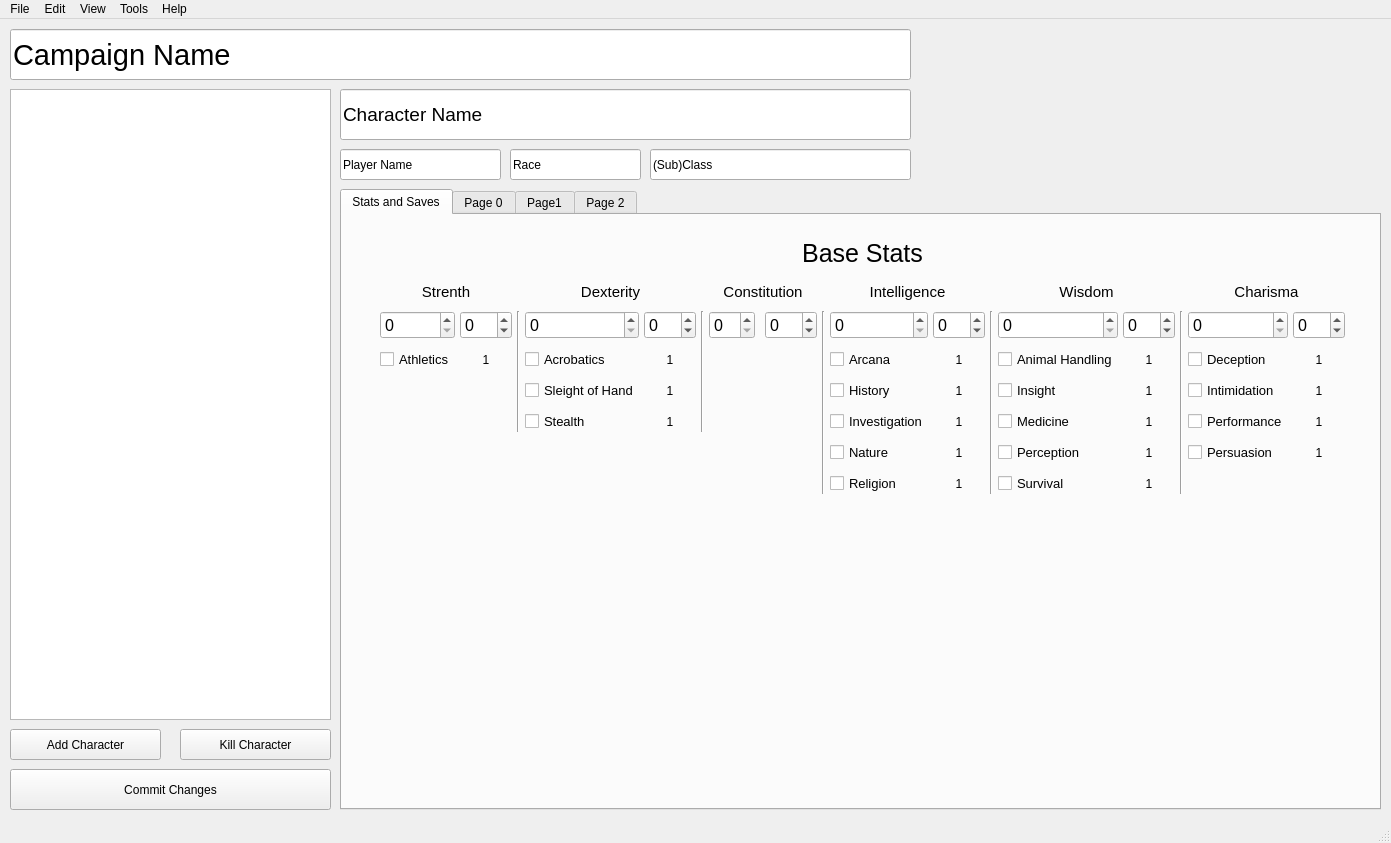
<?xml version="1.0" encoding="UTF-8"?>
<ui version="4.0">
 <class>dmanager</class>
 <widget class="QMainWindow" name="dmanager">
  <property name="geometry">
   <rect>
    <x>0</x>
    <y>0</y>
    <width>1391</width>
    <height>843</height>
   </rect>
  </property>
  <property name="windowTitle">
   <string>Dungeon Manager</string>
  </property>
  <widget class="QWidget" name="centralwidget">
   <widget class="QTabWidget" name="tabWidget">
    <property name="geometry">
     <rect>
      <x>340</x>
      <y>170</y>
      <width>1041</width>
      <height>621</height>
     </rect>
    </property>
    <property name="sizePolicy">
     <sizepolicy hsizetype="MinimumExpanding" vsizetype="MinimumExpanding">
      <horstretch>0</horstretch>
      <verstretch>0</verstretch>
     </sizepolicy>
    </property>
    <property name="currentIndex">
     <number>0</number>
    </property>
    <widget class="QWidget" name="stats_and_saves">
     <attribute name="title">
      <string>Stats and Saves</string>
     </attribute>
     <widget class="QWidget" name="gridLayoutWidget">
      <property name="geometry">
       <rect>
        <x>10</x>
        <y>10</y>
        <width>1021</width>
        <height>281</height>
       </rect>
      </property>
      <layout class="QGridLayout" name="gridLayout">
       <property name="sizeConstraint">
        <enum>QLayout::SetDefaultConstraint</enum>
       </property>
       <property name="horizontalSpacing">
        <number>5</number>
       </property>
       <property name="verticalSpacing">
        <number>2</number>
       </property>
       <item row="6" column="23">
        <widget class="QLabel" name="pers_val">
         <property name="text">
          <string>1</string>
         </property>
         <property name="alignment">
          <set>Qt::AlignCenter</set>
         </property>
        </widget>
       </item>
       <item row="3" column="5" colspan="2">
        <widget class="QCheckBox" name="acro_chk">
         <property name="font">
          <font>
           <pointsize>10</pointsize>
          </font>
         </property>
         <property name="text">
          <string>Acrobatics</string>
         </property>
         <property name="checked">
          <bool>false</bool>
         </property>
        </widget>
       </item>
       <item row="4" column="7">
        <widget class="QLabel" name="slha_val">
         <property name="text">
          <string>1</string>
         </property>
         <property name="alignment">
          <set>Qt::AlignCenter</set>
         </property>
        </widget>
       </item>
       <item row="7" column="17" colspan="2">
        <widget class="QCheckBox" name="srvl_chk">
         <property name="font">
          <font>
           <pointsize>10</pointsize>
          </font>
         </property>
         <property name="text">
          <string>Survival</string>
         </property>
        </widget>
       </item>
       <item row="1" column="21" colspan="3">
        <widget class="QLabel" name="charismaLabel">
         <property name="sizePolicy">
          <sizepolicy hsizetype="Preferred" vsizetype="Maximum">
           <horstretch>0</horstretch>
           <verstretch>0</verstretch>
          </sizepolicy>
         </property>
         <property name="font">
          <font>
           <pointsize>11</pointsize>
          </font>
         </property>
         <property name="text">
          <string>Charisma</string>
         </property>
         <property name="alignment">
          <set>Qt::AlignCenter</set>
         </property>
        </widget>
       </item>
       <item row="1" column="5" colspan="3">
        <widget class="QLabel" name="dexterityLabel">
         <property name="sizePolicy">
          <sizepolicy hsizetype="Preferred" vsizetype="Maximum">
           <horstretch>0</horstretch>
           <verstretch>0</verstretch>
          </sizepolicy>
         </property>
         <property name="font">
          <font>
           <pointsize>11</pointsize>
          </font>
         </property>
         <property name="text">
          <string>Dexterity</string>
         </property>
         <property name="alignment">
          <set>Qt::AlignCenter</set>
         </property>
        </widget>
       </item>
       <item row="7" column="13" colspan="2">
        <widget class="QCheckBox" name="rlgn_chk">
         <property name="font">
          <font>
           <pointsize>10</pointsize>
          </font>
         </property>
         <property name="text">
          <string>Religion</string>
         </property>
        </widget>
       </item>
       <item row="2" column="7">
        <widget class="QSpinBox" name="dexMod">
         <property name="font">
          <font>
           <pointsize>12</pointsize>
          </font>
         </property>
         <property name="minimum">
          <number>-99</number>
         </property>
        </widget>
       </item>
       <item row="5" column="15">
        <widget class="QLabel" name="inve_val">
         <property name="text">
          <string>1</string>
         </property>
         <property name="alignment">
          <set>Qt::AlignCenter</set>
         </property>
        </widget>
       </item>
       <item row="5" column="19">
        <widget class="QLabel" name="medi_val">
         <property name="text">
          <string>1</string>
         </property>
         <property name="alignment">
          <set>Qt::AlignCenter</set>
         </property>
        </widget>
       </item>
       <item row="2" column="15">
        <widget class="QSpinBox" name="intMod">
         <property name="font">
          <font>
           <pointsize>12</pointsize>
          </font>
         </property>
         <property name="minimum">
          <number>-99</number>
         </property>
        </widget>
       </item>
       <item row="5" column="21" colspan="2">
        <widget class="QCheckBox" name="perf_chk">
         <property name="font">
          <font>
           <pointsize>10</pointsize>
          </font>
         </property>
         <property name="text">
          <string>Performance</string>
         </property>
        </widget>
       </item>
       <item row="2" column="4" rowspan="4">
        <widget class="Line" name="line_11">
         <property name="orientation">
          <enum>Qt::Vertical</enum>
         </property>
        </widget>
       </item>
       <item row="5" column="5" colspan="2">
        <widget class="QCheckBox" name="stlh_chk">
         <property name="font">
          <font>
           <pointsize>10</pointsize>
          </font>
         </property>
         <property name="text">
          <string>Stealth</string>
         </property>
        </widget>
       </item>
       <item row="4" column="19">
        <widget class="QLabel" name="insi_val">
         <property name="text">
          <string>1</string>
         </property>
         <property name="alignment">
          <set>Qt::AlignCenter</set>
         </property>
        </widget>
       </item>
       <item row="1" column="13" colspan="3">
        <widget class="QLabel" name="intelligenceLabel">
         <property name="sizePolicy">
          <sizepolicy hsizetype="Preferred" vsizetype="Maximum">
           <horstretch>0</horstretch>
           <verstretch>0</verstretch>
          </sizepolicy>
         </property>
         <property name="font">
          <font>
           <pointsize>11</pointsize>
          </font>
         </property>
         <property name="text">
          <string>Intelligence</string>
         </property>
         <property name="alignment">
          <set>Qt::AlignCenter</set>
         </property>
        </widget>
       </item>
       <item row="2" column="12" rowspan="6">
        <widget class="Line" name="line_13">
         <property name="orientation">
          <enum>Qt::Vertical</enum>
         </property>
        </widget>
       </item>
       <item row="6" column="21" colspan="2">
        <widget class="QCheckBox" name="pers_chk">
         <property name="font">
          <font>
           <pointsize>10</pointsize>
          </font>
         </property>
         <property name="text">
          <string>Persuasion</string>
         </property>
        </widget>
       </item>
       <item row="1" column="1" colspan="3">
        <widget class="QLabel" name="strengthLabel">
         <property name="sizePolicy">
          <sizepolicy hsizetype="Preferred" vsizetype="Maximum">
           <horstretch>0</horstretch>
           <verstretch>0</verstretch>
          </sizepolicy>
         </property>
         <property name="font">
          <font>
           <pointsize>11</pointsize>
          </font>
         </property>
         <property name="text">
          <string>Strenth</string>
         </property>
         <property name="alignment">
          <set>Qt::AlignCenter</set>
         </property>
        </widget>
       </item>
       <item row="2" column="20" rowspan="6">
        <widget class="Line" name="line_15">
         <property name="orientation">
          <enum>Qt::Vertical</enum>
         </property>
        </widget>
       </item>
       <item row="5" column="7">
        <widget class="QLabel" name="stlh_val">
         <property name="text">
          <string>1</string>
         </property>
         <property name="alignment">
          <set>Qt::AlignCenter</set>
         </property>
        </widget>
       </item>
       <item row="3" column="3">
        <widget class="QLabel" name="athl_val">
         <property name="text">
          <string>1</string>
         </property>
         <property name="alignment">
          <set>Qt::AlignCenter</set>
         </property>
        </widget>
       </item>
       <item row="6" column="17" colspan="2">
        <widget class="QCheckBox" name="prcp_chk">
         <property name="font">
          <font>
           <pointsize>10</pointsize>
          </font>
         </property>
         <property name="text">
          <string>Perception</string>
         </property>
        </widget>
       </item>
       <item row="5" column="17" colspan="2">
        <widget class="QCheckBox" name="medi_chk">
         <property name="font">
          <font>
           <pointsize>10</pointsize>
          </font>
         </property>
         <property name="text">
          <string>Medicine</string>
         </property>
        </widget>
       </item>
       <item row="4" column="23">
        <widget class="QLabel" name="intm_val">
         <property name="text">
          <string>1</string>
         </property>
         <property name="alignment">
          <set>Qt::AlignCenter</set>
         </property>
        </widget>
       </item>
       <item row="2" column="1" colspan="2">
        <widget class="QSpinBox" name="strBaseSpin">
         <property name="font">
          <font>
           <pointsize>12</pointsize>
          </font>
         </property>
        </widget>
       </item>
       <item row="6" column="13" colspan="2">
        <widget class="QCheckBox" name="natr_chk">
         <property name="font">
          <font>
           <pointsize>10</pointsize>
          </font>
         </property>
         <property name="text">
          <string>Nature</string>
         </property>
        </widget>
       </item>
       <item row="2" column="19">
        <widget class="QSpinBox" name="wisMod">
         <property name="font">
          <font>
           <pointsize>12</pointsize>
          </font>
         </property>
         <property name="minimum">
          <number>-99</number>
         </property>
        </widget>
       </item>
       <item row="4" column="17" colspan="2">
        <widget class="QCheckBox" name="insi_chk">
         <property name="font">
          <font>
           <pointsize>10</pointsize>
          </font>
         </property>
         <property name="text">
          <string>Insight</string>
         </property>
        </widget>
       </item>
       <item row="3" column="13" colspan="2">
        <widget class="QCheckBox" name="arca_chk">
         <property name="font">
          <font>
           <pointsize>10</pointsize>
          </font>
         </property>
         <property name="text">
          <string>Arcana</string>
         </property>
        </widget>
       </item>
       <item row="3" column="7">
        <widget class="QLabel" name="acro_val">
         <property name="text">
          <string>1</string>
         </property>
         <property name="alignment">
          <set>Qt::AlignCenter</set>
         </property>
        </widget>
       </item>
       <item row="3" column="19">
        <widget class="QLabel" name="anha_val">
         <property name="text">
          <string>1</string>
         </property>
         <property name="alignment">
          <set>Qt::AlignCenter</set>
         </property>
        </widget>
       </item>
       <item row="3" column="21" colspan="2">
        <widget class="QCheckBox" name="dcep_chk">
         <property name="font">
          <font>
           <pointsize>10</pointsize>
          </font>
         </property>
         <property name="text">
          <string>Deception</string>
         </property>
        </widget>
       </item>
       <item row="5" column="13" colspan="2">
        <widget class="QCheckBox" name="inve_chk">
         <property name="font">
          <font>
           <pointsize>10</pointsize>
          </font>
         </property>
         <property name="text">
          <string>Investigation</string>
         </property>
        </widget>
       </item>
       <item row="5" column="23">
        <widget class="QLabel" name="perf_val">
         <property name="text">
          <string>1</string>
         </property>
         <property name="alignment">
          <set>Qt::AlignCenter</set>
         </property>
        </widget>
       </item>
       <item row="2" column="5" colspan="2">
        <widget class="QSpinBox" name="dexBaseSpin">
         <property name="font">
          <font>
           <pointsize>12</pointsize>
          </font>
         </property>
        </widget>
       </item>
       <item row="3" column="17" colspan="2">
        <widget class="QCheckBox" name="anha_chk">
         <property name="font">
          <font>
           <pointsize>10</pointsize>
          </font>
         </property>
         <property name="text">
          <string>Animal Handling</string>
         </property>
        </widget>
       </item>
       <item row="6" column="19">
        <widget class="QLabel" name="prcp_val">
         <property name="text">
          <string>1</string>
         </property>
         <property name="alignment">
          <set>Qt::AlignCenter</set>
         </property>
        </widget>
       </item>
       <item row="1" column="9" colspan="3">
        <widget class="QLabel" name="constitustionLabel">
         <property name="sizePolicy">
          <sizepolicy hsizetype="Preferred" vsizetype="Maximum">
           <horstretch>0</horstretch>
           <verstretch>0</verstretch>
          </sizepolicy>
         </property>
         <property name="font">
          <font>
           <pointsize>11</pointsize>
          </font>
         </property>
         <property name="text">
          <string>Constitution</string>
         </property>
         <property name="alignment">
          <set>Qt::AlignCenter</set>
         </property>
        </widget>
       </item>
       <item row="4" column="5" colspan="2">
        <widget class="QCheckBox" name="slha_chk">
         <property name="font">
          <font>
           <pointsize>10</pointsize>
          </font>
         </property>
         <property name="text">
          <string>Sleight of Hand</string>
         </property>
        </widget>
       </item>
       <item row="1" column="17" colspan="3">
        <widget class="QLabel" name="wisdomLabel">
         <property name="sizePolicy">
          <sizepolicy hsizetype="Preferred" vsizetype="Maximum">
           <horstretch>0</horstretch>
           <verstretch>0</verstretch>
          </sizepolicy>
         </property>
         <property name="font">
          <font>
           <pointsize>11</pointsize>
          </font>
         </property>
         <property name="text">
          <string>Wisdom</string>
         </property>
         <property name="alignment">
          <set>Qt::AlignCenter</set>
         </property>
        </widget>
       </item>
       <item row="2" column="3">
        <widget class="QSpinBox" name="strMod">
         <property name="font">
          <font>
           <pointsize>12</pointsize>
          </font>
         </property>
         <property name="minimum">
          <number>-99</number>
         </property>
        </widget>
       </item>
       <item row="3" column="23">
        <widget class="QLabel" name="dcep_val">
         <property name="text">
          <string>1</string>
         </property>
         <property name="alignment">
          <set>Qt::AlignCenter</set>
         </property>
        </widget>
       </item>
       <item row="2" column="11">
        <widget class="QSpinBox" name="conMod">
         <property name="font">
          <font>
           <pointsize>12</pointsize>
          </font>
         </property>
         <property name="minimum">
          <number>-99</number>
         </property>
        </widget>
       </item>
       <item row="0" column="1" colspan="23">
        <widget class="QLabel" name="label">
         <property name="sizePolicy">
          <sizepolicy hsizetype="Preferred" vsizetype="Minimum">
           <horstretch>0</horstretch>
           <verstretch>0</verstretch>
          </sizepolicy>
         </property>
         <property name="minimumSize">
          <size>
           <width>0</width>
           <height>30</height>
          </size>
         </property>
         <property name="maximumSize">
          <size>
           <width>16777215</width>
           <height>40</height>
          </size>
         </property>
         <property name="font">
          <font>
           <pointsize>19</pointsize>
          </font>
         </property>
         <property name="text">
          <string>Base Stats</string>
         </property>
         <property name="alignment">
          <set>Qt::AlignCenter</set>
         </property>
        </widget>
       </item>
       <item row="3" column="1" colspan="2">
        <widget class="QCheckBox" name="athl_chk">
         <property name="font">
          <font>
           <pointsize>10</pointsize>
          </font>
         </property>
         <property name="text">
          <string>Athletics</string>
         </property>
        </widget>
       </item>
       <item row="2" column="0">
        <spacer name="horizontalSpacer_11">
         <property name="orientation">
          <enum>Qt::Horizontal</enum>
         </property>
         <property name="sizeType">
          <enum>QSizePolicy::MinimumExpanding</enum>
         </property>
         <property name="sizeHint" stdset="0">
          <size>
           <width>15</width>
           <height>20</height>
          </size>
         </property>
        </spacer>
       </item>
       <item row="3" column="15">
        <widget class="QLabel" name="arca_val">
         <property name="text">
          <string>1</string>
         </property>
         <property name="alignment">
          <set>Qt::AlignCenter</set>
         </property>
        </widget>
       </item>
       <item row="4" column="13" colspan="2">
        <widget class="QCheckBox" name="hist_chk">
         <property name="font">
          <font>
           <pointsize>10</pointsize>
          </font>
         </property>
         <property name="text">
          <string>History</string>
         </property>
        </widget>
       </item>
       <item row="2" column="9">
        <widget class="QSpinBox" name="conBaseSpin">
         <property name="font">
          <font>
           <pointsize>12</pointsize>
          </font>
         </property>
        </widget>
       </item>
       <item row="7" column="19">
        <widget class="QLabel" name="srvl_val">
         <property name="text">
          <string>1</string>
         </property>
         <property name="alignment">
          <set>Qt::AlignCenter</set>
         </property>
        </widget>
       </item>
       <item row="6" column="15">
        <widget class="QLabel" name="natr_val">
         <property name="text">
          <string>1</string>
         </property>
         <property name="alignment">
          <set>Qt::AlignCenter</set>
         </property>
        </widget>
       </item>
       <item row="7" column="15">
        <widget class="QLabel" name="rlgn_val">
         <property name="text">
          <string>1</string>
         </property>
         <property name="alignment">
          <set>Qt::AlignCenter</set>
         </property>
        </widget>
       </item>
       <item row="2" column="23">
        <widget class="QSpinBox" name="charMod">
         <property name="font">
          <font>
           <pointsize>12</pointsize>
          </font>
         </property>
         <property name="minimum">
          <number>-99</number>
         </property>
        </widget>
       </item>
       <item row="4" column="21" colspan="2">
        <widget class="QCheckBox" name="intm_chk">
         <property name="font">
          <font>
           <pointsize>10</pointsize>
          </font>
         </property>
         <property name="text">
          <string>Intimidation</string>
         </property>
        </widget>
       </item>
       <item row="2" column="16" rowspan="6">
        <widget class="Line" name="line_14">
         <property name="orientation">
          <enum>Qt::Vertical</enum>
         </property>
        </widget>
       </item>
       <item row="4" column="15">
        <widget class="QLabel" name="hist_val">
         <property name="text">
          <string>1</string>
         </property>
         <property name="alignment">
          <set>Qt::AlignCenter</set>
         </property>
        </widget>
       </item>
       <item row="2" column="8" rowspan="4">
        <widget class="Line" name="line_12">
         <property name="orientation">
          <enum>Qt::Vertical</enum>
         </property>
        </widget>
       </item>
       <item row="2" column="24">
        <spacer name="horizontalSpacer_10">
         <property name="orientation">
          <enum>Qt::Horizontal</enum>
         </property>
         <property name="sizeType">
          <enum>QSizePolicy::MinimumExpanding</enum>
         </property>
         <property name="sizeHint" stdset="0">
          <size>
           <width>15</width>
           <height>20</height>
          </size>
         </property>
        </spacer>
       </item>
       <item row="3" column="9" colspan="2">
        <spacer name="horizontalSpacer_12">
         <property name="orientation">
          <enum>Qt::Horizontal</enum>
         </property>
         <property name="sizeType">
          <enum>QSizePolicy::MinimumExpanding</enum>
         </property>
         <property name="sizeHint" stdset="0">
          <size>
           <width>15</width>
           <height>20</height>
          </size>
         </property>
        </spacer>
       </item>
       <item row="2" column="13" colspan="2">
        <widget class="QSpinBox" name="intBaseSpin">
         <property name="font">
          <font>
           <pointsize>12</pointsize>
          </font>
         </property>
        </widget>
       </item>
       <item row="2" column="21" colspan="2">
        <widget class="QSpinBox" name="charBaseSpin">
         <property name="font">
          <font>
           <pointsize>12</pointsize>
          </font>
         </property>
        </widget>
       </item>
       <item row="2" column="17" colspan="2">
        <widget class="QSpinBox" name="wisBaseSpin">
         <property name="font">
          <font>
           <pointsize>12</pointsize>
          </font>
         </property>
        </widget>
       </item>
      </layout>
     </widget>
    </widget>
    <widget class="QWidget" name="tab0">
     <attribute name="title">
      <string>Page 0</string>
     </attribute>
    </widget>
    <widget class="QWidget" name="tab1">
     <attribute name="title">
      <string>Page1</string>
     </attribute>
    </widget>
    <widget class="QWidget" name="tab2">
     <attribute name="title">
      <string>Page 2</string>
     </attribute>
    </widget>
   </widget>
   <widget class="QPushButton" name="addCharButton">
    <property name="geometry">
     <rect>
      <x>10</x>
      <y>710</y>
      <width>151</width>
      <height>31</height>
     </rect>
    </property>
    <property name="text">
     <string>Add Character</string>
    </property>
   </widget>
   <widget class="QPushButton" name="killCharButton">
    <property name="geometry">
     <rect>
      <x>180</x>
      <y>710</y>
      <width>151</width>
      <height>31</height>
     </rect>
    </property>
    <property name="text">
     <string>Kill Character</string>
    </property>
   </widget>
   <widget class="QLineEdit" name="charName">
    <property name="geometry">
     <rect>
      <x>340</x>
      <y>70</y>
      <width>571</width>
      <height>51</height>
     </rect>
    </property>
    <property name="font">
     <font>
      <pointsize>14</pointsize>
     </font>
    </property>
    <property name="text">
     <string>Character Name</string>
    </property>
   </widget>
   <widget class="QLineEdit" name="playerName">
    <property name="geometry">
     <rect>
      <x>340</x>
      <y>130</y>
      <width>161</width>
      <height>31</height>
     </rect>
    </property>
    <property name="text">
     <string>Player Name</string>
    </property>
   </widget>
   <widget class="QPushButton" name="commitButton">
    <property name="geometry">
     <rect>
      <x>10</x>
      <y>750</y>
      <width>321</width>
      <height>41</height>
     </rect>
    </property>
    <property name="text">
     <string>Commit Changes</string>
    </property>
   </widget>
   <widget class="QLineEdit" name="campaignName">
    <property name="geometry">
     <rect>
      <x>10</x>
      <y>10</y>
      <width>901</width>
      <height>51</height>
     </rect>
    </property>
    <property name="font">
     <font>
      <pointsize>22</pointsize>
     </font>
    </property>
    <property name="text">
     <string>Campaign Name</string>
    </property>
   </widget>
   <widget class="QLineEdit" name="class_subclass">
    <property name="geometry">
     <rect>
      <x>650</x>
      <y>130</y>
      <width>261</width>
      <height>31</height>
     </rect>
    </property>
    <property name="text">
     <string>(Sub)Class</string>
    </property>
   </widget>
   <widget class="QLineEdit" name="race">
    <property name="geometry">
     <rect>
      <x>510</x>
      <y>130</y>
      <width>131</width>
      <height>31</height>
     </rect>
    </property>
    <property name="text">
     <string>Race</string>
    </property>
   </widget>
   <widget class="QListWidget" name="charList">
    <property name="geometry">
     <rect>
      <x>10</x>
      <y>70</y>
      <width>321</width>
      <height>631</height>
     </rect>
    </property>
    <property name="font">
     <font>
      <pointsize>20</pointsize>
     </font>
    </property>
   </widget>
  </widget>
  <widget class="QMenuBar" name="menubar">
   <property name="geometry">
    <rect>
     <x>0</x>
     <y>0</y>
     <width>1391</width>
     <height>21</height>
    </rect>
   </property>
   <widget class="QMenu" name="menuFile">
    <property name="title">
     <string>File</string>
    </property>
    <addaction name="n_campaign"/>
    <addaction name="o_campaign"/>
    <addaction name="separator"/>
    <addaction name="sa_campaign"/>
    <addaction name="quit"/>
   </widget>
   <widget class="QMenu" name="menuEdit">
    <property name="title">
     <string>Edit</string>
    </property>
   </widget>
   <widget class="QMenu" name="menuView">
    <property name="title">
     <string>View</string>
    </property>
   </widget>
   <widget class="QMenu" name="menuTools">
    <property name="title">
     <string>Tools</string>
    </property>
    <addaction name="exportJSON"/>
   </widget>
   <widget class="QMenu" name="menuHelp">
    <property name="title">
     <string>Help</string>
    </property>
   </widget>
   <addaction name="menuFile"/>
   <addaction name="menuEdit"/>
   <addaction name="menuView"/>
   <addaction name="menuTools"/>
   <addaction name="menuHelp"/>
  </widget>
  <widget class="QStatusBar" name="statusbar"/>
  <action name="n_campaign">
   <property name="text">
    <string>New Campaign</string>
   </property>
  </action>
  <action name="o_campaign">
   <property name="text">
    <string>Open Campaign Database</string>
   </property>
  </action>
  <action name="quit">
   <property name="text">
    <string>Quit</string>
   </property>
  </action>
  <action name="sa_campaign">
   <property name="text">
    <string>Save Campaign As...</string>
   </property>
  </action>
  <action name="exportJSON">
   <property name="text">
    <string>Export to JSON</string>
   </property>
  </action>
 </widget>
 <tabstops>
  <tabstop>campaignName</tabstop>
  <tabstop>addCharButton</tabstop>
  <tabstop>charName</tabstop>
  <tabstop>playerName</tabstop>
  <tabstop>race</tabstop>
  <tabstop>class_subclass</tabstop>
  <tabstop>strBaseSpin</tabstop>
  <tabstop>strMod</tabstop>
  <tabstop>dexBaseSpin</tabstop>
  <tabstop>dexMod</tabstop>
  <tabstop>conBaseSpin</tabstop>
  <tabstop>conMod</tabstop>
  <tabstop>intBaseSpin</tabstop>
  <tabstop>intMod</tabstop>
  <tabstop>wisBaseSpin</tabstop>
  <tabstop>wisMod</tabstop>
  <tabstop>charBaseSpin</tabstop>
  <tabstop>charMod</tabstop>
  <tabstop>slha_chk</tabstop>
  <tabstop>intm_chk</tabstop>
  <tabstop>insi_chk</tabstop>
  <tabstop>athl_chk</tabstop>
  <tabstop>prcp_chk</tabstop>
  <tabstop>srvl_chk</tabstop>
  <tabstop>hist_chk</tabstop>
  <tabstop>acro_chk</tabstop>
  <tabstop>arca_chk</tabstop>
  <tabstop>medi_chk</tabstop>
  <tabstop>anha_chk</tabstop>
  <tabstop>inve_chk</tabstop>
  <tabstop>stlh_chk</tabstop>
  <tabstop>tabWidget</tabstop>
  <tabstop>killCharButton</tabstop>
  <tabstop>pers_chk</tabstop>
  <tabstop>natr_chk</tabstop>
  <tabstop>commitButton</tabstop>
  <tabstop>dcep_chk</tabstop>
  <tabstop>rlgn_chk</tabstop>
  <tabstop>perf_chk</tabstop>
  <tabstop>charList</tabstop>
 </tabstops>
 <resources/>
 <connections/>
</ui>
